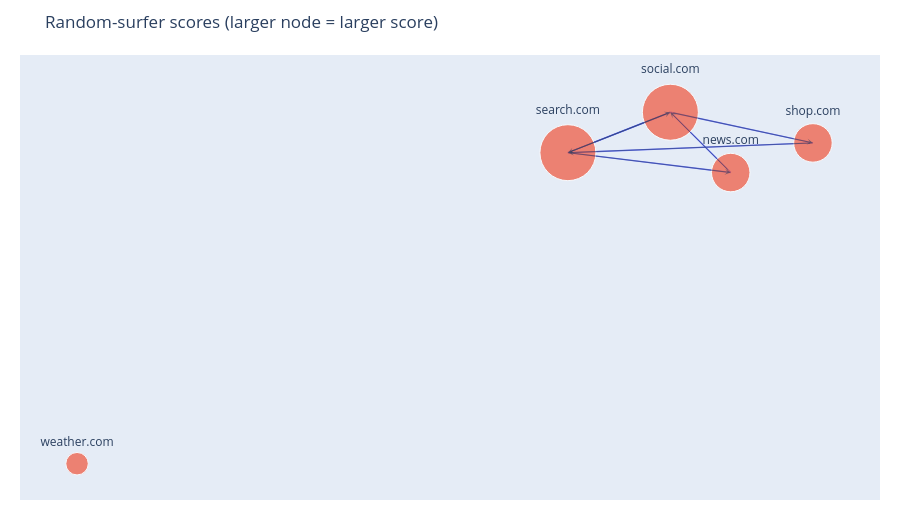
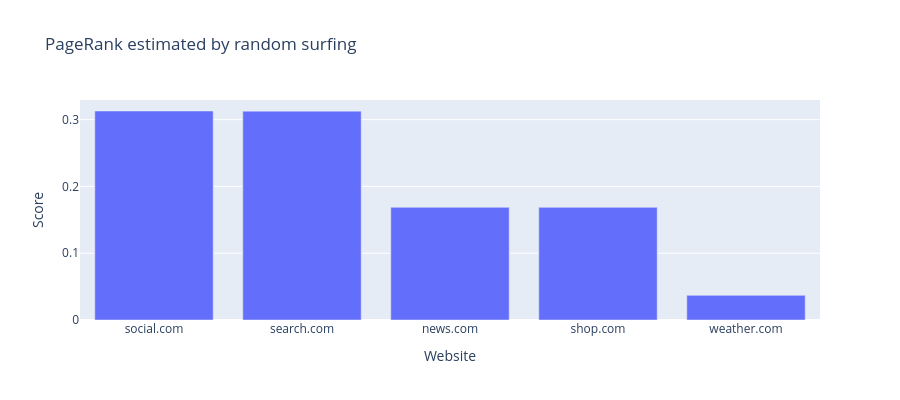

Notebook code for these charts, in order:
### Code cell
random_scores = pagerank_random_surfer(
    website.graph,
    alpha=0.85,
    steps_per_walk=12000,
    repeats=12,
    seed=21,
)

print("Sum of random-surfer scores:", sum(random_scores.values()))
plot_web_graph(website.graph, title="Random-surfer scores (larger node = larger score)", scores=random_scores)
plot_rank_bars(random_scores, title="PageRank estimated by random surfing")

### Figure 1 — Plotly figure (JSON) as saved in the notebook; plotly's stock layout.template omitted (floating-point values rounded to 4 significant figures)
{"data": [{"hoverinfo": "skip", "line": {"width": 1.4}, "mode": "lines", "name": "links", "x": [-0.003815, 0.09637, null, -0.003815, 0.1554, null, 0.09637, -0.003815, null, 0.09637, 0.2358, null, 0.2358, -0.003815, null, 0.1554, 0.09637, null], "y": [0.2203, 0.3789, null, 0.2203, 0.1423, null, 0.3789, 0.2203, null, 0.3789, 0.2586, null, 0.2586, 0.2203, null, 0.1423, 0.3789, null], "type": "scatter"}, {"hoverinfo": "text", "hovertext": ["<b>search.com</b><br>Outgoing links: 2<br>PageRank: 0.31276", "<b>social.com</b><br>Outgoing links: 2<br>PageRank: 0.31295", "<b>shop.com</b><br>Outgoing links: 1<br>PageRank: 0.16865", "<b>news.com</b><br>Outgoing links: 1<br>PageRank: 0.16873", "<b>weather.com</b><br>Outgoing links: 0<br>PageRank: 0.03691"], "marker": {"line": {"width": 1}, "size": [55.98, 56.0, 38.48, 38.49, 22.48]}, "mode": "markers+text", "name": "pages", "text": ["search.com", "social.com", "shop.com", "news.com", "weather.com"], "textposition": "top center", "x": [-0.003815, 0.09637, 0.2358, 0.1554, -0.4837], "y": [0.2203, 0.3789, 0.2586, 0.1423, -1.0], "type": "scatter"}], "layout": {"margin": {"l": 20, "r": 20, "t": 55, "b": 20}, "xaxis": {"visible": false}, "yaxis": {"visible": false}, "title": {"text": "Random-surfer scores (larger node = larger score)"}, "showlegend": false, "hovermode": "closest", "annotations": [{"arrowhead": 3, "arrowsize": 1, "arrowwidth": 1, "ax": -0.003815, "axref": "x", "ay": 0.2203, "ayref": "y", "opacity": 0.55, "showarrow": true, "x": 0.09637, "xref": "x", "y": 0.3789, "yref": "y"}, {"arrowhead": 3, "arrowsize": 1, "arrowwidth": 1, "ax": -0.003815, "axref": "x", "ay": 0.2203, "ayref": "y", "opacity": 0.55, "showarrow": true, "x": 0.1554, "xref": "x", "y": 0.1423, "yref": "y"}, {"arrowhead": 3, "arrowsize": 1, "arrowwidth": 1, "ax": 0.09637, "axref": "x", "ay": 0.3789, "ayref": "y", "opacity": 0.55, "showarrow": true, "x": -0.003815, "xref": "x", "y": 0.2203, "yref": "y"}, {"arrowhead": 3, "arrowsize": 1, "arrowwidth": 1, "ax": 0.09637, "axref": "x", "ay": 0.3789, "ayref": "y", "opacity": 0.55, "showarrow": true, "x": 0.2358, "xref": "x", "y": 0.2586, "yref": "y"}, {"arrowhead": 3, "arrowsize": 1, "arrowwidth": 1, "ax": 0.2358, "axref": "x", "ay": 0.2586, "ayref": "y", "opacity": 0.55, "showarrow": true, "x": -0.003815, "xref": "x", "y": 0.2203, "yref": "y"}, {"arrowhead": 3, "arrowsize": 1, "arrowwidth": 1, "ax": 0.1554, "axref": "x", "ay": 0.1423, "ayref": "y", "opacity": 0.55, "showarrow": true, "x": 0.09637, "xref": "x", "y": 0.3789, "yref": "y"}], "height": 520}}

### Figure 2 — Plotly figure (JSON) as saved in the notebook; plotly's stock layout.template omitted (floating-point values rounded to 4 significant figures)
{"data": [{"hovertemplate": "%{x}<br>Score: %{y:.6f}<extra></extra>", "x": ["social.com", "search.com", "news.com", "shop.com", "weather.com"], "y": [0.313, 0.3128, 0.1687, 0.1686, 0.03691], "type": "bar"}], "layout": {"title": {"text": "PageRank estimated by random surfing"}, "xaxis": {"title": {"text": "Website"}}, "yaxis": {"title": {"text": "Score"}}, "height": 400}}
